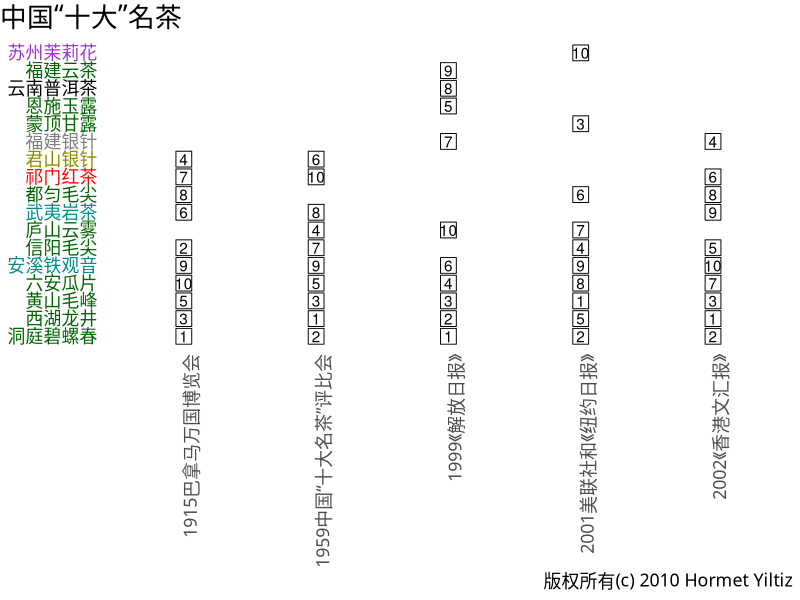
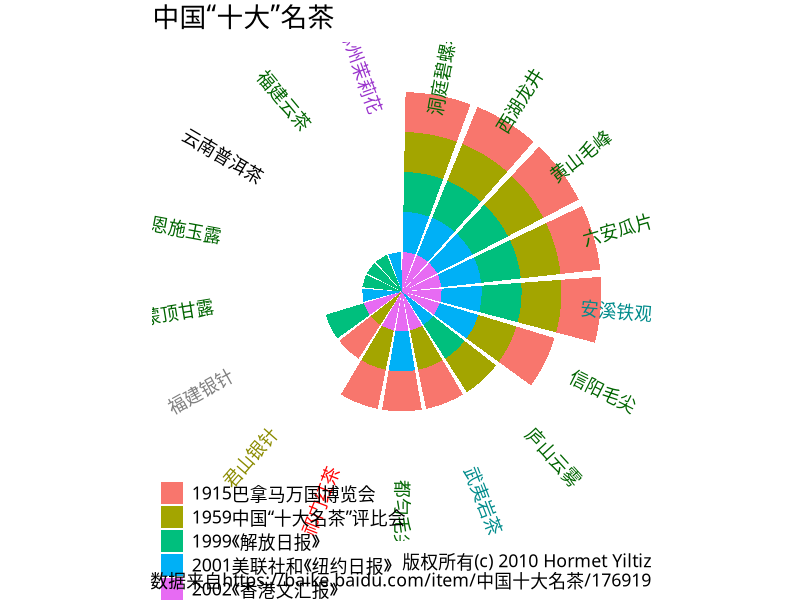
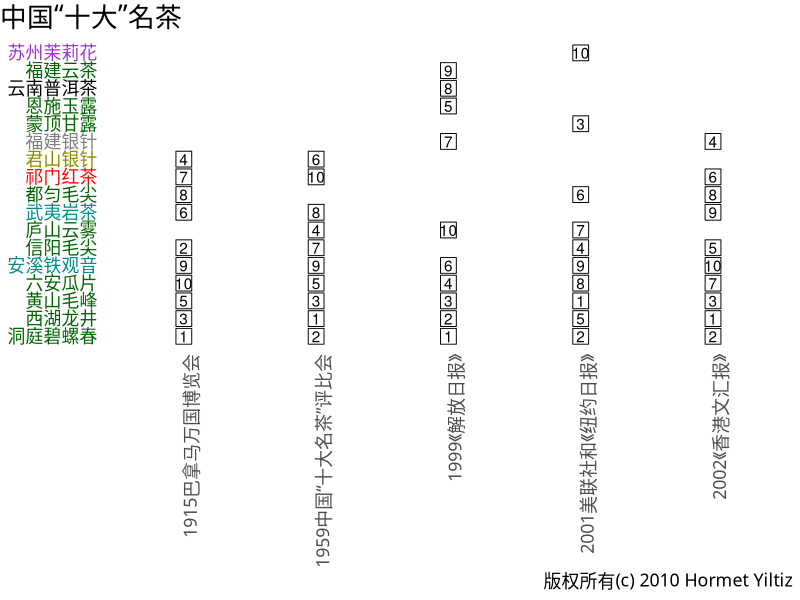
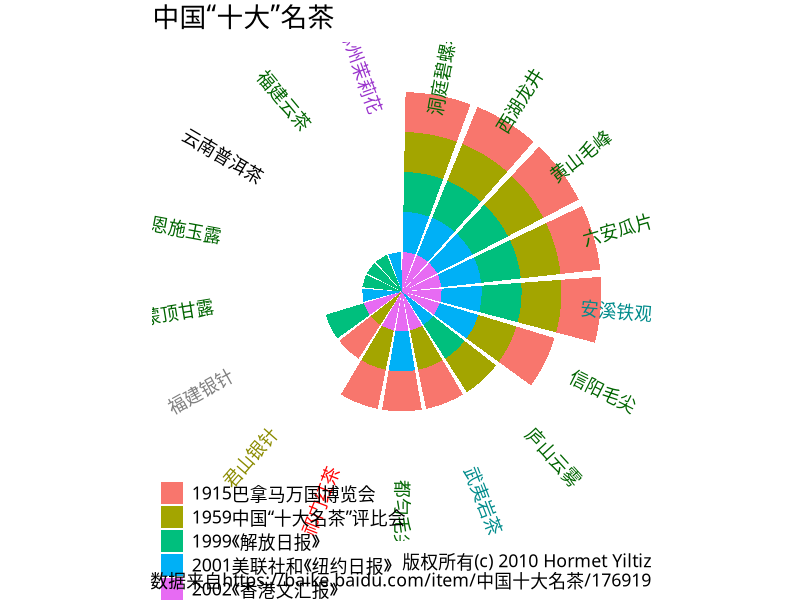
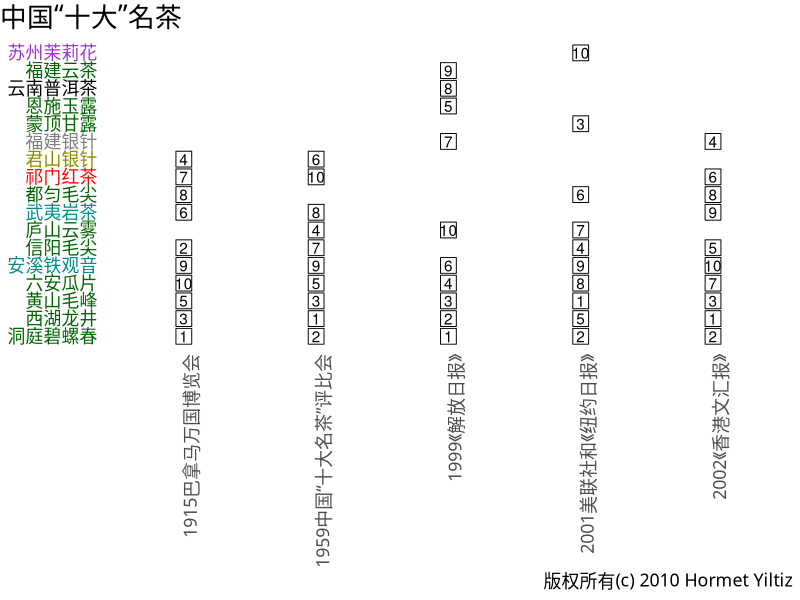

These figures' R source, in order:
library(tidyverse)
library(ggthemes)


dat <- read.csv('chinese-famous-teas.csv', header = FALSE)
tea.type <- read.csv('chinese-famous-tea-type.csv')
tea.type %>% mutate(tea.color=recode(type,
                                     oolong='cyan4',
                                     flower='darkorchid',
                                     yellow='yellow4',
                                     white='grey50',
                                     green='darkgreen')
) -> tea.type

dat %>% rename(year=V1, source=V2) %>%
  gather(tea.order, tea, starts_with('V')) %>%
  mutate(tea.order=as.numeric(str_extract(tea.order, '[0-9]+'))-2,
         tea=str_trim(tea, side='both'),
         source=factor(str_c(year,source)),
  )  %>% left_join(tea.type, by='tea') %>%
  as_tibble() %>% group_by(tea) %>%
  mutate(n=n()) %>% arrange(desc(n)) %>%
  group_by() %>%
  mutate(tea=as_factor(tea), tea.color=str_c(tea.color)) -> china.tea

china.tea %>% select(tea, n, tea.color) %>% unique() -> tea.leaderbaord

nrow(tea.leaderbaord) -> nteas
x.angles <- c(seq(90-360/nteas/2, -90, length.out = nteas/2),
              seq(90-360/nteas, -90, length.out = nteas/2))

china.tea %>% ggplot(aes(fill=source, x=tea)) + geom_bar() +
  theme_tufte() +
  theme(text=element_text(size=16,  family="SimHei"),
        axis.text.y = element_blank(),
        axis.ticks.y = element_blank(),
        axis.title.y = element_blank(),
        axis.title.x = element_blank(),
        legend.title = element_blank(),
        axis.text.x = element_text(angle = x.angles,
                                   colour = tea.leaderbaord$tea.color
        ),
        legend.position = c(0,0),
        legend.direction = 'vertical',
        legend.justification = 'left',
  ) +
  coord_polar() +
  labs(title='中国“十大”名茶',
       caption='版权所有(c) 2010 Hormet Yiltiz
       数据来自https://baike.baidu.com/item/中国十大名茶/176919'
  ) -> pp


china.tea %>% ggplot(aes(y=tea, x=source, label=tea.order)) +
  geom_point(size=5,shape=0) +
  geom_text()+
  theme_tufte() +
  theme(text=element_text(size=16,  family="SimHei"),
        axis.ticks.y = element_blank(),
        axis.ticks.x = element_blank(),
        axis.title.y = element_blank(),
        axis.title.x = element_blank(),
        legend.title = element_blank(),
        axis.text.x = element_text(angle = 90, hjust = 1),
        axis.text.y = element_text(colour = tea.leaderbaord$tea.color),
        plot.title = element_text(hjust = 0),
  ) +
  labs(title='中国“十大”名茶',
       caption='版权所有(c) 2010 Hormet Yiltiz'
  ) -> p
g <- ggplotGrob(p)
g$layout$l[g$layout$name == "title"] <- 1
grid::grid.draw(g)


cairo_pdf(filename='chinese-famous-teas.pdf', width=14, height = 10, family='SimHei',
          pointsize = 12)
print(pp)
dev.off()

cairo_pdf(filename='chinese-famous-teas-grid.pdf', width=3, height = 8, family='SimHei',
          pointsize = 12)
grid::grid.draw(g)
dev.off()


png(filename='chinese-famous-teas.png', width=840, height = 860, family='SimHei',
    units='px', pointsize = 12)
print(pp)
dev.off()

png(filename='chinese-famous-teas-grid.png', width=250, height = 800, family='SimHei',
    pointsize = 12)
grid::grid.draw(g)
dev.off()
